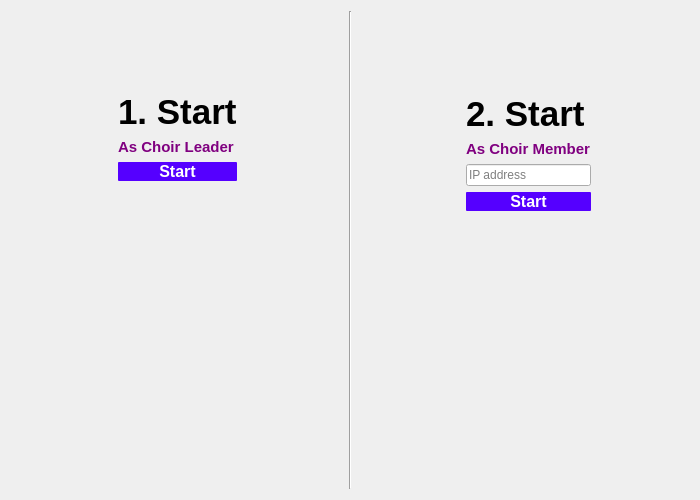
<?xml version="1.0" encoding="UTF-8"?>
<ui version="4.0">
 <class>Dialog</class>
 <widget class="QDialog" name="Dialog">
  <property name="geometry">
   <rect>
    <x>0</x>
    <y>0</y>
    <width>700</width>
    <height>500</height>
   </rect>
  </property>
  <property name="windowTitle">
   <string>Dialog</string>
  </property>
  <layout class="QHBoxLayout" name="horizontalLayout_4">
   <item>
    <layout class="QHBoxLayout" name="horizontalLayout_3">
     <item>
      <layout class="QVBoxLayout" name="verticalLayout_3">
       <item>
        <spacer name="verticalSpacer_2">
         <property name="orientation">
          <enum>Qt::Vertical</enum>
         </property>
         <property name="sizeHint" stdset="0">
          <size>
           <width>20</width>
           <height>38</height>
          </size>
         </property>
        </spacer>
       </item>
       <item>
        <layout class="QHBoxLayout" name="horizontalLayout">
         <item>
          <spacer name="horizontalSpacer_3">
           <property name="orientation">
            <enum>Qt::Horizontal</enum>
           </property>
           <property name="sizeHint" stdset="0">
            <size>
             <width>58</width>
             <height>20</height>
            </size>
           </property>
          </spacer>
         </item>
         <item>
          <layout class="QVBoxLayout" name="verticalLayout_2">
           <item>
            <widget class="QLabel" name="label">
             <property name="styleSheet">
              <string notr="true">font-size: 35px;
font-family: &quot;Comic Sans MS&quot;;
font: bold;</string>
             </property>
             <property name="text">
              <string>1. Start</string>
             </property>
            </widget>
           </item>
           <item>
            <widget class="QLabel" name="label_3">
             <property name="styleSheet">
              <string notr="true">font-size: 15px;
font-family: &quot;Comic Sans MS&quot;;
font: bold;
color: purple</string>
             </property>
             <property name="text">
              <string>As Choir Leader</string>
             </property>
            </widget>
           </item>
           <item>
            <widget class="QPushButton" name="pushButton">
             <property name="styleSheet">
              <string notr="true">font-size: 16px;
font-family: &quot;Comic Sans MS&quot;;
font: bold;
color: rgb(255, 255, 255);
border-radius: 1px;
background-color: rgb(85, 0, 255);
/*For getting optimal results i will add an Image as background fot the button*/</string>
             </property>
             <property name="text">
              <string>Start</string>
             </property>
            </widget>
           </item>
          </layout>
         </item>
         <item>
          <spacer name="horizontalSpacer">
           <property name="orientation">
            <enum>Qt::Horizontal</enum>
           </property>
           <property name="sizeHint" stdset="0">
            <size>
             <width>98</width>
             <height>20</height>
            </size>
           </property>
          </spacer>
         </item>
        </layout>
       </item>
       <item>
        <spacer name="verticalSpacer">
         <property name="orientation">
          <enum>Qt::Vertical</enum>
         </property>
         <property name="sizeHint" stdset="0">
          <size>
           <width>20</width>
           <height>308</height>
          </size>
         </property>
        </spacer>
       </item>
      </layout>
     </item>
     <item>
      <widget class="Line" name="line">
       <property name="orientation">
        <enum>Qt::Vertical</enum>
       </property>
      </widget>
     </item>
     <item>
      <layout class="QVBoxLayout" name="verticalLayout_4">
       <item>
        <spacer name="verticalSpacer_3">
         <property name="orientation">
          <enum>Qt::Vertical</enum>
         </property>
         <property name="sizeHint" stdset="0">
          <size>
           <width>20</width>
           <height>40</height>
          </size>
         </property>
        </spacer>
       </item>
       <item>
        <layout class="QHBoxLayout" name="horizontalLayout_2">
         <item>
          <spacer name="horizontalSpacer_2">
           <property name="orientation">
            <enum>Qt::Horizontal</enum>
           </property>
           <property name="sizeHint" stdset="0">
            <size>
             <width>108</width>
             <height>20</height>
            </size>
           </property>
          </spacer>
         </item>
         <item>
          <layout class="QVBoxLayout" name="verticalLayout">
           <item>
            <widget class="QLabel" name="label_2">
             <property name="styleSheet">
              <string notr="true">font-size: 35px;
font-family: &quot;Comic Sans MS&quot;;
font: bold;</string>
             </property>
             <property name="text">
              <string>2. Start</string>
             </property>
            </widget>
           </item>
           <item>
            <widget class="QLabel" name="label_4">
             <property name="styleSheet">
              <string notr="true">font-size: 15px;
font-family: &quot;Comic Sans MS&quot;;
font: bold;
color: purple</string>
             </property>
             <property name="text">
              <string>As Choir Member</string>
             </property>
            </widget>
           </item>
           <item>
            <widget class="QLineEdit" name="lineEdit">
             <property name="placeholderText">
              <string>IP address</string>
             </property>
            </widget>
           </item>
           <item>
            <widget class="QPushButton" name="pushButton_2">
             <property name="styleSheet">
              <string notr="true">font-size: 16px;
font-family: &quot;Comic Sans MS&quot;;
font: bold;
color: rgb(255, 255, 255);
border-radius: 1px;
background-color: rgb(85, 0, 255);
/*For getting optimal results i will add an Image as background fot the button*/</string>
             </property>
             <property name="text">
              <string>Start</string>
             </property>
            </widget>
           </item>
          </layout>
         </item>
         <item>
          <spacer name="horizontalSpacer_4">
           <property name="orientation">
            <enum>Qt::Horizontal</enum>
           </property>
           <property name="sizeHint" stdset="0">
            <size>
             <width>68</width>
             <height>20</height>
            </size>
           </property>
          </spacer>
         </item>
        </layout>
       </item>
       <item>
        <spacer name="verticalSpacer_4">
         <property name="orientation">
          <enum>Qt::Vertical</enum>
         </property>
         <property name="sizeHint" stdset="0">
          <size>
           <width>20</width>
           <height>278</height>
          </size>
         </property>
        </spacer>
       </item>
      </layout>
     </item>
    </layout>
   </item>
  </layout>
 </widget>
 <resources/>
 <connections/>
</ui>
